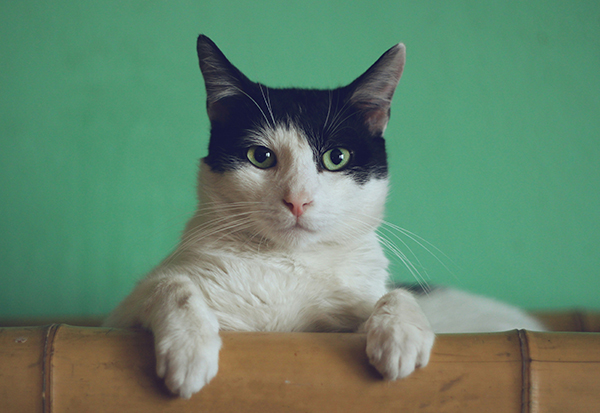
#> input picture images/Cat2.jpg, 600 x 413 px
$ python resize.py
#> lines starting #> are read from the running program, lines starting #| are printed output that depends on the picture
import cv2 as cv
import numpy as np

img = cv.imread('../images/Cat2.jpg')
#> img is the input picture: shape (413, 600, 3); mean B, G, R 108.4, 133.2, 99.7

cv.imshow('cat', img)

resized = cv.resize(img, (300, 300), interpolation=cv.INTER_CUBIC)
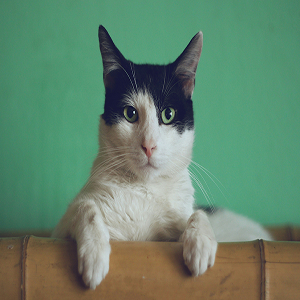
#> resized: shape (300, 300, 3); mean B, G, R 108.4, 133.2, 99.7
# cv.imshow('resized', resized)

# Flipping
flip = cv.flip (img, -1)
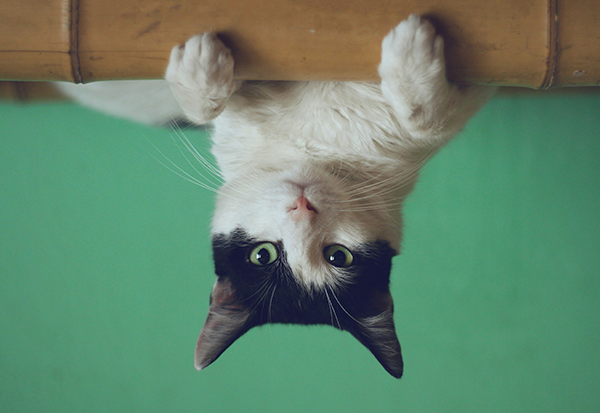
#> flip: shape (413, 600, 3); mean B, G, R 108.4, 133.2, 99.7
# cv.imshow('flip', flip)

# Cropping
cropped = img[50:200, 100:200]
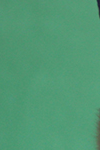
#> cropped: shape (150, 100, 3); mean B, G, R 115.9, 152.7, 80.6
cv.imshow('cropped', cropped)

cv.waitKey(0)
